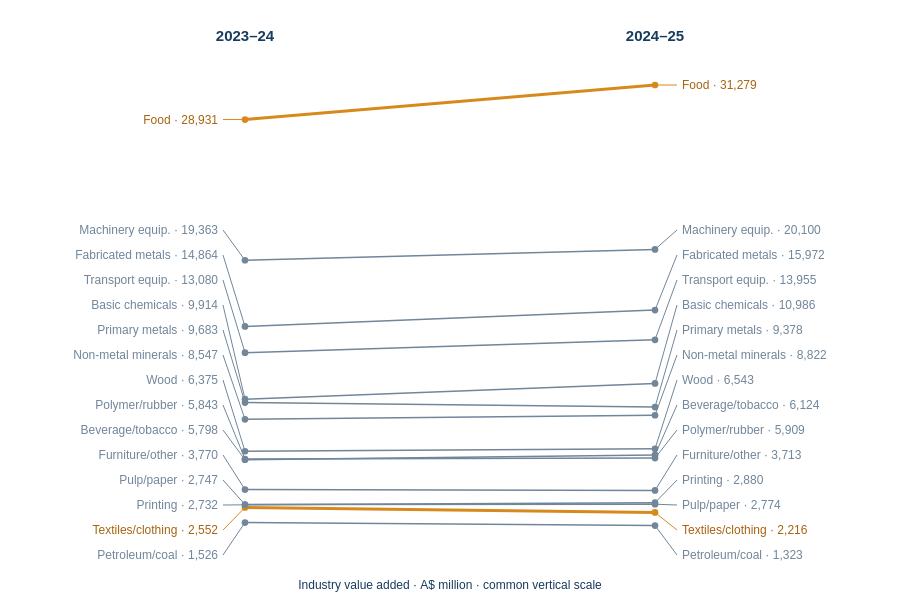

The Vega-Lite source for this figure:
### Vega specification from a JSON file in a GitHub repository (floating-point values rounded to 4 significant figures)
{"$schema": "https://vega.github.io/schema/vega/v5.json", "width": 900, "height": 600, "padding": 5, "autosize": {"type": "none", "contains": "padding"}, "background": "transparent", "signals": [{"name": "hoverCode", "value": null, "on": [{"events": "@slopes:mouseover, @endpoints:mouseover, @labels:mouseover, @rightEndpoints:mouseover, @rightLabels:mouseover", "update": "datum.Code"}, {"events": "@slopes:mouseout, @endpoints:mouseout, @labels:mouseout, @rightEndpoints:mouseout, @rightLabels:mouseout", "update": "null"}]}, {"name": "focusCode", "value": null}], "data": [{"name": "iva", "values": [{"Code": "11", "Subdivision": "Food product manufacturing", "Short": "Food", "IVA_2023_24": 28930.0, "IVA_2024_25": 31280.0, "Absolute_Change": 2348.0, "Percentage_Change": 8.116, "Unit": "A$ million", "Percentage_Display": "+8.1%", "LeftLabelY": 114.5, "RightLabelY": 80.01, "Highlight": true}, {"Code": "12", "Subdivision": "Beverage and tobacco product manufacturing", "Short": "Beverage/tobacco", "IVA_2023_24": 5798.0, "IVA_2024_25": 6124.0, "Absolute_Change": 326.0, "Percentage_Change": 5.623, "Unit": "A$ million", "Percentage_Display": "+5.6%", "LeftLabelY": 425, "RightLabelY": 400, "Highlight": false}, {"Code": "13", "Subdivision": "Textile, leather, clothing and footwear manufacturing", "Short": "Textiles/clothing", "IVA_2023_24": 2552.0, "IVA_2024_25": 2216.0, "Absolute_Change": -336.0, "Percentage_Change": -13.17, "Unit": "A$ million", "Percentage_Display": "-13.2%", "LeftLabelY": 525, "RightLabelY": 525, "Highlight": true}, {"Code": "14", "Subdivision": "Wood product manufacturing", "Short": "Wood", "IVA_2023_24": 6375.0, "IVA_2024_25": 6543.0, "Absolute_Change": 168.0, "Percentage_Change": 2.635, "Unit": "A$ million", "Percentage_Display": "+2.6%", "LeftLabelY": 375, "RightLabelY": 375, "Highlight": false}, {"Code": "15", "Subdivision": "Pulp, paper and converted paper product manufacturing", "Short": "Pulp/paper", "IVA_2023_24": 2747.0, "IVA_2024_25": 2774.0, "Absolute_Change": 27.0, "Percentage_Change": 0.9829, "Unit": "A$ million", "Percentage_Display": "+1.0%", "LeftLabelY": 475, "RightLabelY": 500, "Highlight": false}, {"Code": "16", "Subdivision": "Printing (including the reproduction of recorded media)", "Short": "Printing", "IVA_2023_24": 2732.0, "IVA_2024_25": 2880.0, "Absolute_Change": 148.0, "Percentage_Change": 5.417, "Unit": "A$ million", "Percentage_Display": "+5.4%", "LeftLabelY": 500, "RightLabelY": 475, "Highlight": false}, {"Code": "17", "Subdivision": "Petroleum and coal product manufacturing", "Short": "Petroleum/coal", "IVA_2023_24": 1526.0, "IVA_2024_25": 1323.0, "Absolute_Change": -203.0, "Percentage_Change": -13.3, "Unit": "A$ million", "Percentage_Display": "-13.3%", "LeftLabelY": 550, "RightLabelY": 550, "Highlight": false}, {"Code": "18", "Subdivision": "Basic chemical and chemical product manufacturing", "Short": "Basic chemicals", "IVA_2023_24": 9914.0, "IVA_2024_25": 10990.0, "Absolute_Change": 1072.0, "Percentage_Change": 10.81, "Unit": "A$ million", "Percentage_Display": "+10.8%", "LeftLabelY": 300, "RightLabelY": 300, "Highlight": false}, {"Code": "19", "Subdivision": "Polymer product and rubber product manufacturing", "Short": "Polymer/rubber", "IVA_2023_24": 5843.0, "IVA_2024_25": 5909.0, "Absolute_Change": 66.0, "Percentage_Change": 1.13, "Unit": "A$ million", "Percentage_Display": "+1.1%", "LeftLabelY": 400, "RightLabelY": 425, "Highlight": false}, {"Code": "20", "Subdivision": "Non-metallic mineral product manufacturing", "Short": "Non-metal minerals", "IVA_2023_24": 8547.0, "IVA_2024_25": 8822.0, "Absolute_Change": 275.0, "Percentage_Change": 3.218, "Unit": "A$ million", "Percentage_Display": "+3.2%", "LeftLabelY": 350, "RightLabelY": 350, "Highlight": false}, {"Code": "21", "Subdivision": "Primary metal and metal product manufacturing", "Short": "Primary metals", "IVA_2023_24": 9683.0, "IVA_2024_25": 9378.0, "Absolute_Change": -305.0, "Percentage_Change": -3.15, "Unit": "A$ million", "Percentage_Display": "-3.1%", "LeftLabelY": 325, "RightLabelY": 325, "Highlight": false}, {"Code": "22", "Subdivision": "Fabricated metal product manufacturing", "Short": "Fabricated metals", "IVA_2023_24": 14860.0, "IVA_2024_25": 15970.0, "Absolute_Change": 1108.0, "Percentage_Change": 7.454, "Unit": "A$ million", "Percentage_Display": "+7.5%", "LeftLabelY": 250, "RightLabelY": 250, "Highlight": false}, {"Code": "23", "Subdivision": "Transport equipment manufacturing", "Short": "Transport equip.", "IVA_2023_24": 13080.0, "IVA_2024_25": 13960.0, "Absolute_Change": 875.0, "Percentage_Change": 6.69, "Unit": "A$ million", "Percentage_Display": "+6.7%", "LeftLabelY": 275, "RightLabelY": 275, "Highlight": false}, {"Code": "24", "Subdivision": "Machinery and equipment manufacturing", "Short": "Machinery equip.", "IVA_2023_24": 19360.0, "IVA_2024_25": 20100.0, "Absolute_Change": 737.0, "Percentage_Change": 3.806, "Unit": "A$ million", "Percentage_Display": "+3.8%", "LeftLabelY": 225, "RightLabelY": 225, "Highlight": false}, {"Code": "25", "Subdivision": "Furniture and other manufacturing", "Short": "Furniture/other", "IVA_2023_24": 3770.0, "IVA_2024_25": 3713.0, "Absolute_Change": -57.0, "Percentage_Change": -1.512, "Unit": "A$ million", "Percentage_Display": "-1.5%", "LeftLabelY": 450, "RightLabelY": 450, "Highlight": false}]}], "scales": [{"name": "y", "type": "linear", "domain": [0, 34000], "range": [540, 40], "zero": true}], "marks": [{"name": "slopes", "type": "rule", "from": {"data": "iva"}, "encode": {"update": {"x": {"value": 240}, "x2": {"signal": "width-240"}, "y": {"scale": "y", "field": "IVA_2023_24"}, "y2": {"scale": "y", "field": "IVA_2024_25"}, "stroke": {"signal": "((hoverCode || focusCode) ? datum.Code === (hoverCode || focusCode) : datum.Highlight) ? '#D8891C' : '#718699'"}, "strokeWidth": {"signal": "datum.Highlight || datum.Code === (hoverCode || focusCode) ? 3 : 1.5"}, "opacity": {"signal": "!(hoverCode || focusCode) || datum.Code === (hoverCode || focusCode) ? 1 : 0.45"}, "tooltip": {"signal": "{'Subdivision':datum.Subdivision,'2023–24 IVA (A$ million)':format(datum.IVA_2023_24,',.0f'),'2024–25 IVA (A$ million)':format(datum.IVA_2024_25,',.0f'),'Absolute change (A$ million)':format(datum.Absolute_Change,'+,.0f'),'Percentage change':datum.Percentage_Display,'Unit':datum.Unit}"}}}}, {"type": "rule", "from": {"data": "iva"}, "encode": {"update": {"x": {"signal": "240"}, "x2": {"signal": "218"}, "y": {"scale": "y", "field": "IVA_2023_24"}, "y2": {"field": "LeftLabelY"}, "stroke": {"signal": "((hoverCode || focusCode) ? datum.Code === (hoverCode || focusCode) : datum.Highlight) ? '#D8891C' : '#718699'"}, "opacity": {"signal": "!(hoverCode || focusCode) || datum.Code === (hoverCode || focusCode) ? 1 : 0.45"}}}}, {"name": "endpoints", "type": "symbol", "from": {"data": "iva"}, "encode": {"update": {"x": {"signal": "240"}, "y": {"scale": "y", "field": "IVA_2023_24"}, "size": {"value": 45}, "fill": {"signal": "((hoverCode || focusCode) ? datum.Code === (hoverCode || focusCode) : datum.Highlight) ? '#D8891C' : '#718699'"}, "opacity": {"signal": "!(hoverCode || focusCode) || datum.Code === (hoverCode || focusCode) ? 1 : 0.45"}, "tooltip": {"signal": "{'Subdivision':datum.Subdivision,'2023–24 IVA (A$ million)':format(datum.IVA_2023_24,',.0f'),'2024–25 IVA (A$ million)':format(datum.IVA_2024_25,',.0f'),'Absolute change (A$ million)':format(datum.Absolute_Change,'+,.0f'),'Percentage change':datum.Percentage_Display,'Unit':datum.Unit}"}}}}, {"name": "labels", "type": "text", "from": {"data": "iva"}, "encode": {"update": {"x": {"signal": "218-5"}, "y": {"field": "LeftLabelY"}, "align": {"value": "right"}, "baseline": {"value": "middle"}, "text": {"signal": "datum.Short + ' · ' + format(datum.IVA_2023_24,',.0f')"}, "fontSize": {"value": 12}, "fill": {"signal": "((hoverCode || focusCode) ? datum.Code === (hoverCode || focusCode) : datum.Highlight) ? '#A76312' : '#718699'"}, "opacity": {"signal": "!(hoverCode || focusCode) || datum.Code === (hoverCode || focusCode) ? 1 : 0.45"}, "tooltip": {"signal": "{'Subdivision':datum.Subdivision,'2023–24 IVA (A$ million)':format(datum.IVA_2023_24,',.0f'),'2024–25 IVA (A$ million)':format(datum.IVA_2024_25,',.0f'),'Absolute change (A$ million)':format(datum.Absolute_Change,'+,.0f'),'Percentage change':datum.Percentage_Display,'Unit':datum.Unit}"}}}}, {"type": "text", "encode": {"update": {"x": {"signal": "240"}, "y": {"value": 24}, "baseline": {"value": "top"}, "align": {"value": "center"}, "text": {"value": "2023–24"}, "fontSize": {"value": 15}, "fontWeight": {"value": "bold"}, "fill": {"value": "#173b5e"}}}}, {"type": "rule", "from": {"data": "iva"}, "encode": {"update": {"x": {"signal": "width-240"}, "x2": {"signal": "width-218"}, "y": {"scale": "y", "field": "IVA_2024_25"}, "y2": {"field": "RightLabelY"}, "stroke": {"signal": "((hoverCode || focusCode) ? datum.Code === (hoverCode || focusCode) : datum.Highlight) ? '#D8891C' : '#718699'"}, "opacity": {"signal": "!(hoverCode || focusCode) || datum.Code === (hoverCode || focusCode) ? 1 : 0.45"}}}}, {"name": "rightEndpoints", "type": "symbol", "from": {"data": "iva"}, "encode": {"update": {"x": {"signal": "width-240"}, "y": {"scale": "y", "field": "IVA_2024_25"}, "size": {"value": 45}, "fill": {"signal": "((hoverCode || focusCode) ? datum.Code === (hoverCode || focusCode) : datum.Highlight) ? '#D8891C' : '#718699'"}, "opacity": {"signal": "!(hoverCode || focusCode) || datum.Code === (hoverCode || focusCode) ? 1 : 0.45"}, "tooltip": {"signal": "{'Subdivision':datum.Subdivision,'2023–24 IVA (A$ million)':format(datum.IVA_2023_24,',.0f'),'2024–25 IVA (A$ million)':format(datum.IVA_2024_25,',.0f'),'Absolute change (A$ million)':format(datum.Absolute_Change,'+,.0f'),'Percentage change':datum.Percentage_Display,'Unit':datum.Unit}"}}}}, {"name": "rightLabels", "type": "text", "from": {"data": "iva"}, "encode": {"update": {"x": {"signal": "width-218+5"}, "y": {"field": "RightLabelY"}, "align": {"value": "left"}, "baseline": {"value": "middle"}, "text": {"signal": "datum.Short + ' · ' + format(datum.IVA_2024_25,',.0f')"}, "fontSize": {"value": 12}, "fill": {"signal": "((hoverCode || focusCode) ? datum.Code === (hoverCode || focusCode) : datum.Highlight) ? '#A76312' : '#718699'"}, "opacity": {"signal": "!(hoverCode || focusCode) || datum.Code === (hoverCode || focusCode) ? 1 : 0.45"}, "tooltip": {"signal": "{'Subdivision':datum.Subdivision,'2023–24 IVA (A$ million)':format(datum.IVA_2023_24,',.0f'),'2024–25 IVA (A$ million)':format(datum.IVA_2024_25,',.0f'),'Absolute change (A$ million)':format(datum.Absolute_Change,'+,.0f'),'Percentage change':datum.Percentage_Display,'Unit':datum.Unit}"}}}}, {"type": "text", "encode": {"update": {"x": {"signal": "width-240"}, "y": {"value": 24}, "baseline": {"value": "top"}, "align": {"value": "center"}, "text": {"value": "2024–25"}, "fontSize": {"value": 15}, "fontWeight": {"value": "bold"}, "fill": {"value": "#173b5e"}}}}, {"type": "text", "encode": {"update": {"x": {"signal": "width/2"}, "y": {"value": 584}, "align": {"value": "center"}, "text": {"value": "Industry value added · A$ million · common vertical scale"}, "fontSize": {"value": 12}, "fill": {"value": "#173b5e"}}}}]}
